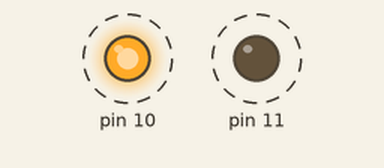
The sketch below on a simulated Arduino Uno, built with avr-gcc and run on an emulated ATmega328P. Parts: output pins drawn as LEDs (lit = HIGH). Dashed ring = blinking.

Above: at 0.5 s.
Timing chart, 0 to 4.6 s (numbered marks = the images above):
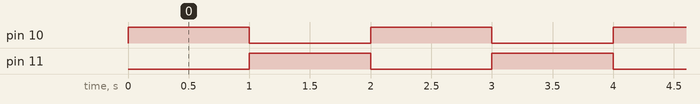

Measured:
- by itself, pin 10, pin 11: alternates HIGH for 1.0 s and LOW for 1.0 s

The sketch:

teste_matriz.ino
```cpp
void setup() {
  pinMode(10, OUTPUT);
  pinMode(11, OUTPUT);
}

void loop() {
  digitalWrite(10, HIGH);
  digitalWrite(11, LOW);
  delay(1000);
  digitalWrite(11, HIGH);
  digitalWrite(10, LOW);
  delay(1000);


}
```
